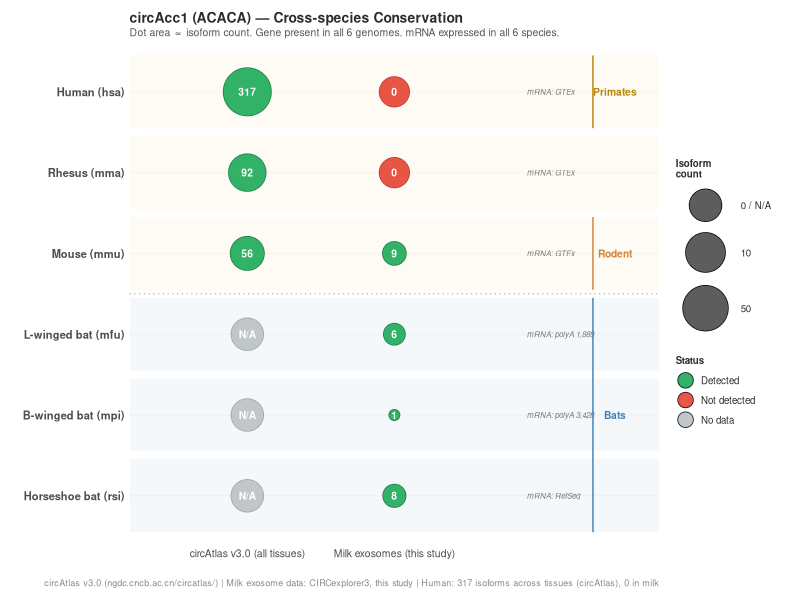
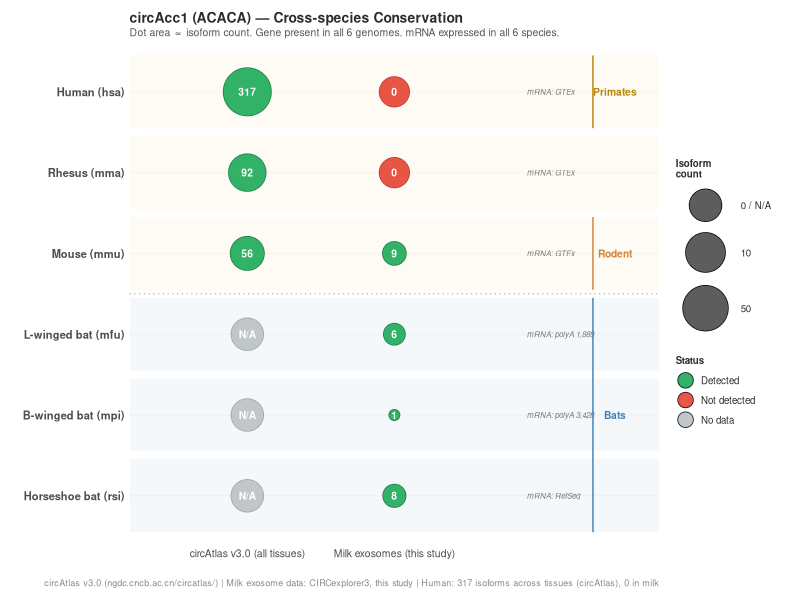

Here is the R script that generated these plots, in order:
# ============================================================
# Single-panel dot plot: circAcc1 cross-species evidence
# Publication quality — Nature-family journal specs
# ============================================================

library(ggplot2)
library(dplyr)
library(tidyr)

setwd("D:/跨物种筛选保守circRNA")
dir.create("New-analysis/figures", showWarnings = FALSE, recursive = TRUE)

# ---- Build data ----
df <- data.frame(
  species = factor(
    c("Human (hsa)", "Rhesus (mma)", "Mouse (mmu)",
      "L-winged bat (mfu)", "B-winged bat (mpi)", "Horseshoe bat (rsi)"),
    levels = rev(c("Human (hsa)", "Rhesus (mma)", "Mouse (mmu)",
                   "L-winged bat (mfu)", "B-winged bat (mpi)", "Horseshoe bat (rsi)"))
  ),
  clade = c("Primate", "Primate", "Rodent", "Bat", "Bat", "Bat"),
  atlas_n = c(317, 92, 56, NA, NA, NA),
  milk_n = c(0, 0, 9, 6, 1, 8),
  gene = c(TRUE, TRUE, TRUE, TRUE, TRUE, TRUE),
  mrna = c(TRUE, TRUE, TRUE, TRUE, TRUE, TRUE),
  mrna_label = c("GTEx", "GTEx", "GTEx", "polyA 1,889", "polyA 3,428", "RefSeq"),
  stringsAsFactors = FALSE
)

# Long format
df_long <- df %>%
  pivot_longer(cols = c(atlas_n, milk_n), names_to = "source", values_to = "isoforms") %>%
  mutate(
    source_label = ifelse(source == "atlas_n",
                          "circAtlas v3.0 (all tissues)", "Milk exosomes (this study)"),
    source_label = factor(source_label,
      levels = c("circAtlas v3.0 (all tissues)", "Milk exosomes (this study)")),
    isoform_label = ifelse(is.na(isoforms), "N/A",
                    ifelse(isoforms == 0, "0", as.character(isoforms))),
    dot_status = ifelse(is.na(isoforms), "No data",
                 ifelse(isoforms > 0, "Detected", "Not detected")),
    dot_status = factor(dot_status,
      levels = c("Detected", "Not detected", "No data")),
    dot_size = ifelse(is.na(isoforms), 6, ifelse(isoforms == 0, 5, sqrt(isoforms) * 0.9))
  )

# ---- Theme ----
theme_pub <- theme_minimal(base_size = 8, base_family = "sans") +
  theme(
    text = element_text(color = "#2C2C2C"),
    plot.title = element_text(size = 10, face = "bold", margin = margin(b = 1)),
    plot.subtitle = element_text(size = 7.5, color = "#555555", margin = margin(b = 3)),
    plot.caption = element_text(size = 6.5, color = "#888888", margin = margin(t = 3)),
    axis.title = element_text(size = 8, face = "bold"),
    axis.text = element_text(size = 7.5),
    axis.text.y = element_text(size = 8, face = "bold"),
    panel.grid.major.y = element_line(linewidth = 0.3, color = "#E8E8E8"),
    panel.grid.major.x = element_blank(),
    panel.grid.minor = element_blank(),
    plot.margin = unit(c(3, 6, 3, 2), "mm"),
    legend.position = "right",
    legend.title = element_text(size = 7, face = "bold"),
    legend.text = element_text(size = 7),
    legend.key.size = unit(4, "mm"),
    legend.spacing.y = unit(1.5, "mm")
  )

# ---- Plot ----
cat("Creating single-panel dot plot...\n")

p <- ggplot(df_long, aes(x = source_label, y = species)) +

  # Background shading for clades
  annotate("rect",
    xmin = -Inf, xmax = Inf,
    ymin = c(5.55, 4.55, 3.55, 0.55, 1.55, 2.55),
    ymax = c(6.45, 5.45, 4.45, 1.45, 2.45, 3.45),
    fill = c("#FDF6EC", "#FDF6EC", "#FDF6EC", "#ECF3F9", "#ECF3F9", "#ECF3F9"),
    alpha = 0.6
  ) +

  # Clade divider
  geom_hline(yintercept = 3.5, linewidth = 0.4, color = "#AAAAAA", linetype = "dotted") +

  # Dots
  geom_point(aes(size = dot_size, fill = dot_status, color = dot_status),
             shape = 21, stroke = 0.4, alpha = 0.95) +

  # Labels inside dots — FIXED size to avoid NA fontsize error
  geom_text(aes(label = isoform_label), size = 2.6, color = "white",
            fontface = "bold", lineheight = 0.85) +

  # Gene checkmark (left side)
  geom_text(data = df, aes(x = 0.38, y = species, label = ""),
            inherit.aes = FALSE, size = 0) +
  annotate("text", x = 0.38,
           y = seq_along(levels(df$species)),
           label = rep("", 6), size = 0) +

  # mRNA annotation (right side)
  annotate("text", x = 2.9,
           y = seq_along(levels(df$species)),
           label = paste0("mRNA: ", df$mrna_label[6:1]),
           size = 2.0, hjust = 0, color = "#777777", fontface = "italic") +

  # Clade labels
  annotate("text", x = 3.5, y = 6, label = "Primates", size = 2.6,
           fontface = "bold", color = "#B8860B") +
  annotate("text", x = 3.5, y = 4, label = "Rodent", size = 2.6,
           fontface = "bold", color = "#CD853F") +
  annotate("text", x = 3.5, y = 2, label = "Bats", size = 2.6,
           fontface = "bold", color = "#4682B4") +

  # Clade brackets
  annotate("segment", x = 3.35, xend = 3.35, y = 5.55, yend = 6.45,
           linewidth = 0.5, color = "#B8860B") +
  annotate("segment", x = 3.35, xend = 3.35, y = 3.55, yend = 4.45,
           linewidth = 0.5, color = "#CD853F") +
  annotate("segment", x = 3.35, xend = 3.35, y = 0.55, yend = 3.45,
           linewidth = 0.5, color = "#4682B4") +

  # Scales
  scale_size_continuous(
    range = c(3.5, 16),
    breaks = c(6, 10, 14, 18),
    labels = c("0 / N/A", "10", "50", "100+"),
    name = "Isoform\ncount"
  ) +
  scale_fill_manual(
    values = c("Detected" = "#27AE60", "Not detected" = "#E74C3C", "No data" = "#BDC3C7"),
    name = "Status",
    drop = FALSE
  ) +
  scale_color_manual(
    values = c("Detected" = "#1B7A43", "Not detected" = "#B03A2E", "No data" = "#95A5A6"),
    name = "Status",
    drop = FALSE
  ) +
  scale_x_discrete(expand = expansion(add = c(0.8, 1.8))) +

  # Labels
  labs(
    title = "circAcc1 (ACACA) — Cross-species Conservation",
    subtitle = paste0(
      "Dot area ∝ isoform count. ",
      "Gene present in all 6 genomes. ",
      "mRNA expressed in all 6 species."
    ),
    caption = paste0(
      "circAtlas v3.0 (ngdc.cncb.ac.cn/circatlas/) | ",
      "Milk exosome data: CIRCexplorer3, this study | ",
      "Human: 317 isoforms across tissues (circAtlas), 0 in milk"
    ),
    x = "", y = ""
  ) +
  guides(
    size = guide_legend(order = 1, override.aes = list(fill = "#555555")),
    fill = guide_legend(order = 2, override.aes = list(size = 5)),
    color = "none"
  ) +
  theme_pub

# ---- Export ----
cat("Exporting...\n")
ggsave("New-analysis/figures/Fig_circAcc1_dotplot.pdf", p,
       width = 183, height = 120, units = "mm", device = cairo_pdf, dpi = 600)
ggsave("New-analysis/figures/Fig_circAcc1_dotplot.png", p,
       width = 183, height = 120, units = "mm", dpi = 300)
cat("Done!\n")
